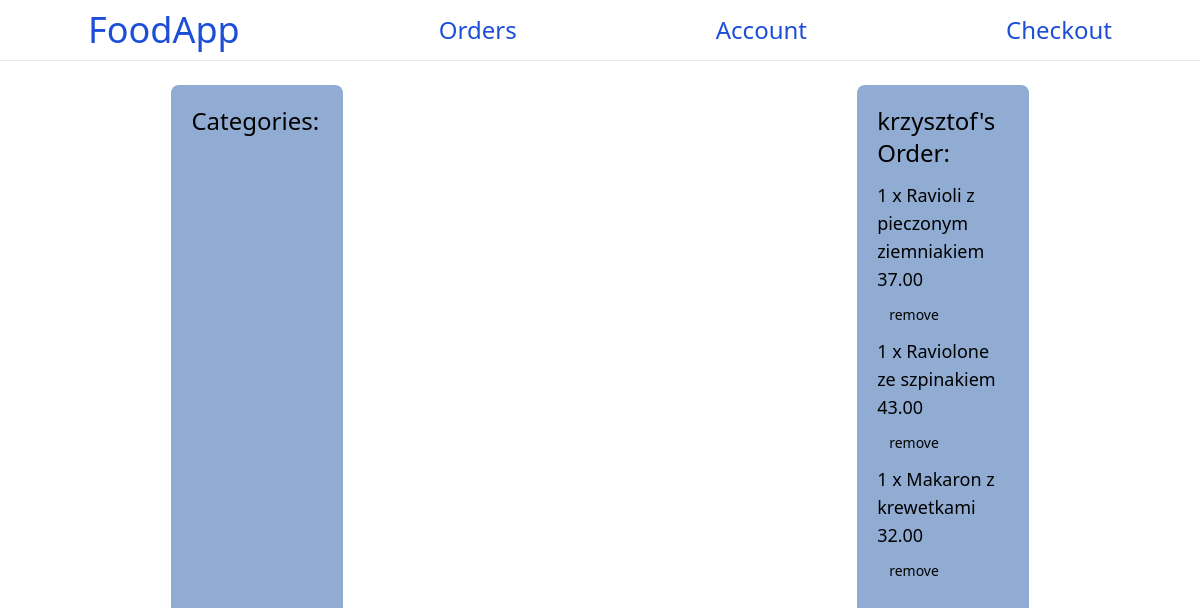
Page /restaurant/4 (signed in) on the committed database.
### base/models.py (models this page shows, shortened)
class Order(models.Model):
    user = models.ForeignKey(User,on_delete=models.SET_NULL,null=True)
    combined_price = models.DecimalField(max_digits=10,decimal_places=2,null=True,blank=True)
    delivery_price = models.DecimalField(max_digits=10,decimal_places=2,null=True,blank=True)
    completed = models.BooleanField(null=True)

class OrderItem(models.Model):
    items = models.ForeignKey(Item,on_delete=models.SET_NULL,null=True)
    order = models.ForeignKey(Order,on_delete=models.SET_NULL,null=True)
    quanity = models.DecimalField(max_digits=2,decimal_places=0)
    def __str__(self):
        return f"{self.items.name}"

class Item(models.Model):
    place = models.ForeignKey(Restaurant, on_delete=models.SET_NULL, null=True)
    name = models.CharField(max_length=50)
    price = models.DecimalField(max_digits=10,decimal_places=2)
    image = models.ImageField(null=True,blank=True)
    type = models.CharField(
        max_length=32,
        choices=TYPES_OF_ITEMS,
        default='food',
    )

### base/views.py (the view, shortened to what this page needs)
# urls.py: path('restaurant/<str:pk>',views.restaurant,name='restaurant'),
@login_required(login_url="login")
def restaurant(request,pk):
    item_list = Item.objects.filter(place__id=pk)
    order, created = Order.objects.get_or_create(user=request.user,completed=False)
    order_items = order.orderitem_set.all()
    context = {'items': item_list,
               'order_items':order_items,
               'order':order
               }
    return render(request,'base/restaurant.html',context)

### base/templates/base/restaurant.html (shortened to what this page needs)
{% extends 'main.html' %}
{% block content %}
<div class="items-center">
    <div class="text-center text-3xl p-3">
    </div>
    <div class="grid grid-cols-7">
        <div class="col-span-1"></div>
        <div class="col-span-1 bg-[#90acd3] p-5 rounded-lg h-screen">
            <h1 class="text-2xl">Categories:</h1>
        </div>
        <div class="col-span-3">
        </div>
    <div class="col-span-1 bg-[#90acd3] bg-opacity-78 p-5 rounded-lg">
        <h1 class="text-2xl pb-3">{{ order.user.username }}'s Order:</h1>
        <ul>
        <form method="post">
        {% for item in order_items %}
            <li class="text-lg">
                {% if item.quanity > 0 %}
                {{ item.quanity }} x
                {% endif %}
                {{ item }}
                {{ item.items.price }}
            </li>
            <button class="p-3 text-sm" name="remove-from-order" value="{{item.items.id}}">remove</button>
        {% endfor %}
        </form>
        </ul>
    </div>
    <div class="col-span-1"></div>
</div>
</div>
{% endblock content %}

### rows in the picture
Order: user.username "krzysztof"
OrderItem: quanity "1", items.name "Ravioli z pieczonym ziemniakiem", items.price "37.00"
OrderItem: quanity "1", items.name "Raviolone ze szpinakiem", items.price "43.00"
OrderItem: quanity "1", items.name "Makaron z krewetkami", items.price "32.00"
